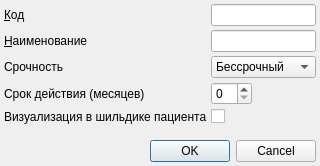
<?xml version="1.0" encoding="UTF-8"?>
<ui version="4.0">
 <class>RBClientConsentTypeEditor</class>
 <widget class="QDialog" name="RBClientConsentTypeEditor">
  <property name="geometry">
   <rect>
    <x>0</x>
    <y>0</y>
    <width>320</width>
    <height>166</height>
   </rect>
  </property>
  <property name="windowTitle">
   <string>Dialog</string>
  </property>
  <layout class="QGridLayout" name="gridLayout">
   <property name="margin">
    <number>4</number>
   </property>
   <property name="spacing">
    <number>4</number>
   </property>
   <item row="1" column="0">
    <widget class="QLabel" name="lblName">
     <property name="text">
      <string>&amp;Наименование</string>
     </property>
     <property name="buddy">
      <cstring>edtName</cstring>
     </property>
    </widget>
   </item>
   <item row="1" column="1">
    <widget class="QLineEdit" name="edtName"/>
   </item>
   <item row="2" column="0">
    <widget class="QLabel" name="lblPeriodFlag">
     <property name="text">
      <string>Срочность</string>
     </property>
    </widget>
   </item>
   <item row="4" column="1">
    <widget class="QCheckBox" name="chkInClientInfoBrowser">
     <property name="text">
      <string/>
     </property>
    </widget>
   </item>
   <item row="0" column="0">
    <widget class="QLabel" name="lblCode">
     <property name="text">
      <string>&amp;Код</string>
     </property>
     <property name="buddy">
      <cstring>edtCode</cstring>
     </property>
    </widget>
   </item>
   <item row="0" column="1">
    <widget class="QLineEdit" name="edtCode"/>
   </item>
   <item row="2" column="1">
    <widget class="QComboBox" name="cmbPeriodFlag">
     <item>
      <property name="text">
       <string>Бессрочный</string>
      </property>
     </item>
     <item>
      <property name="text">
       <string>Срочный</string>
      </property>
     </item>
    </widget>
   </item>
   <item row="3" column="0">
    <widget class="QLabel" name="lblDefaultPeriod">
     <property name="text">
      <string>Срок действия (месяцев)</string>
     </property>
    </widget>
   </item>
   <item row="3" column="1">
    <widget class="QSpinBox" name="edtDefaultPeriod">
     <property name="sizePolicy">
      <sizepolicy hsizetype="Maximum" vsizetype="Fixed">
       <horstretch>0</horstretch>
       <verstretch>0</verstretch>
      </sizepolicy>
     </property>
    </widget>
   </item>
   <item row="4" column="0">
    <widget class="QLabel" name="lblInClientInfoBrowser">
     <property name="text">
      <string>Визуализация в шильдике пациента</string>
     </property>
    </widget>
   </item>
   <item row="6" column="0" colspan="2">
    <widget class="QDialogButtonBox" name="buttonBox">
     <property name="orientation">
      <enum>Qt::Horizontal</enum>
     </property>
     <property name="standardButtons">
      <set>QDialogButtonBox::Cancel|QDialogButtonBox::Ok</set>
     </property>
    </widget>
   </item>
   <item row="5" column="0">
    <spacer name="verticalSpacer">
     <property name="orientation">
      <enum>Qt::Vertical</enum>
     </property>
     <property name="sizeHint" stdset="0">
      <size>
       <width>20</width>
       <height>40</height>
      </size>
     </property>
    </spacer>
   </item>
  </layout>
 </widget>
 <tabstops>
  <tabstop>edtCode</tabstop>
  <tabstop>edtName</tabstop>
  <tabstop>cmbPeriodFlag</tabstop>
  <tabstop>edtDefaultPeriod</tabstop>
  <tabstop>chkInClientInfoBrowser</tabstop>
  <tabstop>buttonBox</tabstop>
 </tabstops>
 <resources/>
 <connections>
  <connection>
   <sender>buttonBox</sender>
   <signal>accepted()</signal>
   <receiver>RBClientConsentTypeEditor</receiver>
   <slot>accept()</slot>
   <hints>
    <hint type="sourcelabel">
     <x>248</x>
     <y>254</y>
    </hint>
    <hint type="destinationlabel">
     <x>157</x>
     <y>274</y>
    </hint>
   </hints>
  </connection>
  <connection>
   <sender>buttonBox</sender>
   <signal>rejected()</signal>
   <receiver>RBClientConsentTypeEditor</receiver>
   <slot>reject()</slot>
   <hints>
    <hint type="sourcelabel">
     <x>316</x>
     <y>260</y>
    </hint>
    <hint type="destinationlabel">
     <x>286</x>
     <y>274</y>
    </hint>
   </hints>
  </connection>
 </connections>
</ui>
